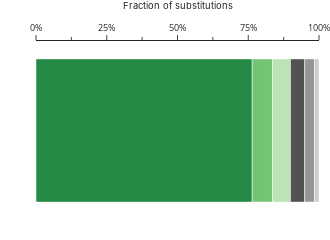

Notebook source saved alongside this figure:
### Code cell
df = data.data[f"substitutions_by_type"].copy()

error_categories = {
    'A2C': "A2C/T2G", 
    'A2G': "A2G/T2C", 
    'A2T': "A2T/T2A", 
    'C2A': "C2A/G2T", 
    'C2G': "C2G/G2C", 
    'C2T': "C2T/G2A", 
    'T2G': "A2C/T2G", 
    'T2C': "A2G/T2C", 
    'T2A': "A2T/T2A", 
    'G2T': "C2A/G2T", 
    'G2C': "C2G/G2C", 
    'G2A': "C2T/G2A"
}

# find intercept to normalize initial rates for each experiment group
df['delta_rate'] = df['rate']
for group in df['group'].unique():
    for errortype in df['type'].unique():
        for read in df['read'].unique():
            idata = df.loc[(df['group'] == group) & (df['type'] == errortype) & (df['read'] == read)]
            fit = smf.ols(formula='rate ~ delta_series_var', data=idata).fit()
            df.loc[(df['group'] == group) & (df['type'] == errortype) & (df['read'] == read), 'delta_rate'] -= fit.params['Intercept']

# combine analogous types into categories
df['category'] = df['type']
for error, category in error_categories.items():
    df.loc[(df['type'] == error), 'category'] = category

# find fits for the categories based on all data
fits = {}
ratios = {}
for category in df['category'].unique():
    idata = df.loc[(df['category'] == category)]
    fits[category] = smf.ols(formula='delta_rate ~ delta_series_var', data=idata).fit()
    ratios[category] = fits[category].params['delta_series_var']

ratio_df = pd.DataFrame.from_dict(ratios, orient="index", columns=["rate"])
ratio_df['ratio'] = ratio_df['rate']/ratio_df['rate'].sum()
ratio_df['ratio/2'] = ratio_df['ratio']/2
display(ratio_df)


factor_df = ratio_df.copy()
factor_df['group'] = 1
factor_df.sort_values("ratio", inplace=True, ascending=False)

cat_color_map = {
    "C2G/G2C": '#bae4b3', 
    "A2C/T2G": '#525252', 
    "C2A/G2T": '#74c476', 
    "A2T/T2A": '#cccccc', 
    "C2T/G2A": '#238b45', 
    "A2G/T2C": '#969696'
}

fig = px.bar(
    factor_df,
    y='group',
    x='ratio',
    color=factor_df.index,
    range_x=[0, 1],
    color_discrete_map=cat_color_map,
    orientation='h',
)

fig.update_layout(
    template="simple_white", 
    height=85, 
    width=330, 
    showlegend=False, 
    coloraxis_showscale=False,
    margin=dict(l=36, r=0, t=30, b=20),
)
fig.update_xaxes(
    title_text='Fraction of substitutions', 
    tickformat=",.0%", 
    dtick=0.25, 
    side='top',
    title_font_family="Inter", 
    title_font_size=28/3, 
    tickfont_size=28/3, 
    minor_ticks="outside", 
    minor_dtick=0.125
)
fig.update_yaxes(visible=False)

fig.write_image("base_bias.svg")
fig.show()
factor_df

### Figure 1 — Plotly figure (JSON) as saved in the notebook; plotly's stock layout.template omitted (floating-point values rounded to 4 significant figures)
{"data": [{"alignmentgroup": "True", "hovertemplate": "index=C2T/G2A<br>ratio=%{x}<br>group=%{y}<extra></extra>", "legendgroup": "C2T/G2A", "marker": {"color": "#238b45", "pattern": {"shape": ""}}, "name": "C2T/G2A", "offsetgroup": "C2T/G2A", "orientation": "h", "showlegend": true, "textposition": "auto", "type": "bar", "x": [0.7641], "xaxis": "x", "y": [1], "yaxis": "y"}, {"alignmentgroup": "True", "hovertemplate": "index=C2A/G2T<br>ratio=%{x}<br>group=%{y}<extra></extra>", "legendgroup": "C2A/G2T", "marker": {"color": "#74c476", "pattern": {"shape": ""}}, "name": "C2A/G2T", "offsetgroup": "C2A/G2T", "orientation": "h", "showlegend": true, "textposition": "auto", "type": "bar", "x": [0.07145], "xaxis": "x", "y": [1], "yaxis": "y"}, {"alignmentgroup": "True", "hovertemplate": "index=C2G/G2C<br>ratio=%{x}<br>group=%{y}<extra></extra>", "legendgroup": "C2G/G2C", "marker": {"color": "#bae4b3", "pattern": {"shape": ""}}, "name": "C2G/G2C", "offsetgroup": "C2G/G2C", "orientation": "h", "showlegend": true, "textposition": "auto", "type": "bar", "x": [0.06369], "xaxis": "x", "y": [1], "yaxis": "y"}, {"alignmentgroup": "True", "hovertemplate": "index=A2C/T2G<br>ratio=%{x}<br>group=%{y}<extra></extra>", "legendgroup": "A2C/T2G", "marker": {"color": "#525252", "pattern": {"shape": ""}}, "name": "A2C/T2G", "offsetgroup": "A2C/T2G", "orientation": "h", "showlegend": true, "textposition": "auto", "type": "bar", "x": [0.05001], "xaxis": "x", "y": [1], "yaxis": "y"}, {"alignmentgroup": "True", "hovertemplate": "index=A2G/T2C<br>ratio=%{x}<br>group=%{y}<extra></extra>", "legendgroup": "A2G/T2C", "marker": {"color": "#969696", "pattern": {"shape": ""}}, "name": "A2G/T2C", "offsetgroup": "A2G/T2C", "orientation": "h", "showlegend": true, "textposition": "auto", "type": "bar", "x": [0.03511], "xaxis": "x", "y": [1], "yaxis": "y"}, {"alignmentgroup": "True", "hovertemplate": "index=A2T/T2A<br>ratio=%{x}<br>group=%{y}<extra></extra>", "legendgroup": "A2T/T2A", "marker": {"color": "#cccccc", "pattern": {"shape": ""}}, "name": "A2T/T2A", "offsetgroup": "A2T/T2A", "orientation": "h", "showlegend": true, "textposition": "auto", "type": "bar", "x": [0.01567], "xaxis": "x", "y": [1], "yaxis": "y"}], "layout": {"barmode": "relative", "coloraxis": {"showscale": false}, "height": 85, "legend": {"title": {"text": "index"}, "tracegroupgap": 0}, "margin": {"b": 20, "l": 36, "r": 0, "t": 30}, "showlegend": false, "width": 330, "xaxis": {"anchor": "y", "domain": [0, 1], "dtick": 0.25, "minor": {"dtick": 0.125, "ticks": "outside"}, "range": [0, 1], "side": "top", "tickfont": {"size": 9.333}, "tickformat": ",.0%", "title": {"font": {"family": "Inter", "size": 9.333}, "text": "Fraction of substitutions"}}, "yaxis": {"anchor": "x", "domain": [0, 1], "title": {"text": "group"}, "visible": false}}}
